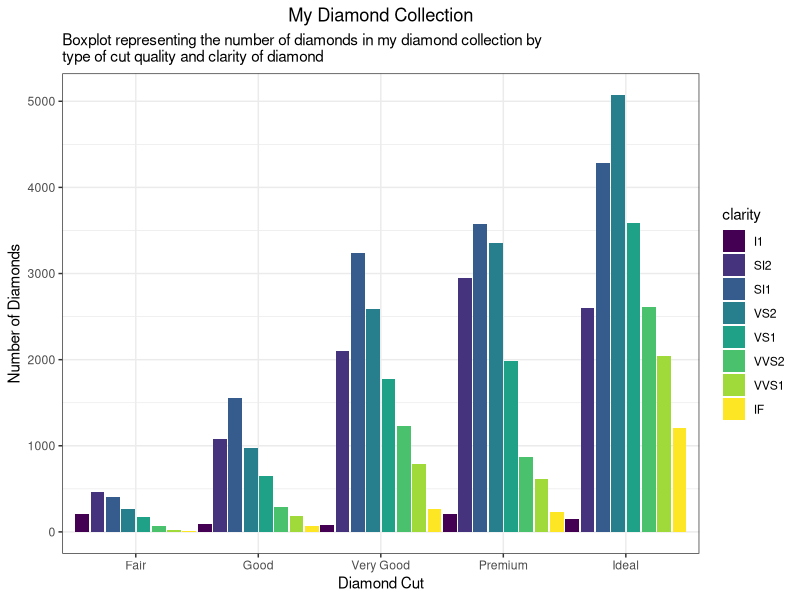
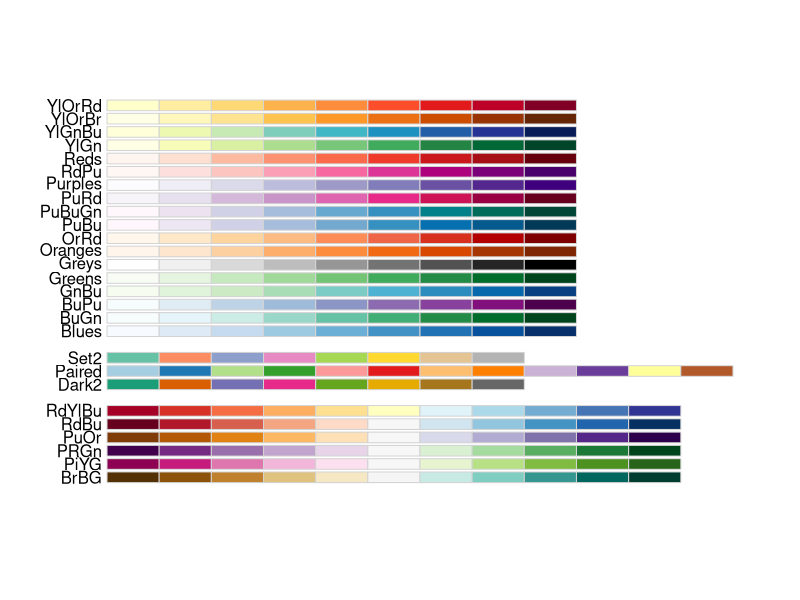

These figures' R source, in order:
## ---- chunk 1
knitr::opts_chunk$set(echo = FALSE)
## ---- chunk 2
library("ggplot2")
library("magrittr") #so I can do some piping
data("diamonds")
data("mpg")
data("iris")
theme_set(theme_bw()) #I'll give you this one, you can set the theme individually for graphs
#or you can set the theme for all the graphs using theme_set()
#theme_bw() is best theme (IMO)

#for graph 3:
library("ggrepel")


## ---- chunk 3
data("diamonds")

diamonds %>% 
  ggplot(mapping = aes(x = cut, fill = clarity)) +
  geom_bar(position = position_dodge(width = 1)) +
  labs(
      title = "My Diamond Collection",
      subtitle = "Boxplot representing the number of diamonds in my diamond collection by \ntype of cut quality and clarity of diamond",
      x = "Diamond Cut",
      y = "Number of Diamonds"
  ) +
  theme(plot.title = element_text(hjust = 0.5))

#hint think about the *position* the bars are in...
## ---- chunk 4


## ---- chunk 5
data("iris")
## ---- chunk 6

## ---- chunk 7
data("mpg")
corvette <- mpg[mpg$model == "corvette",]
#install
require("ggrepel") #useful for making text annotations better, hint hint
set.seed(42)
## ---- chunk 8

## ---- chunk 9
data(mpg)

#hint for the coloring, colorbrewer and you can set palette colors and make your graphs colorblind friendly
library(RColorBrewer)
display.brewer.all(colorblindFriendly = T) #take a look at the colorblindfriendly options
## ---- chunk 10
